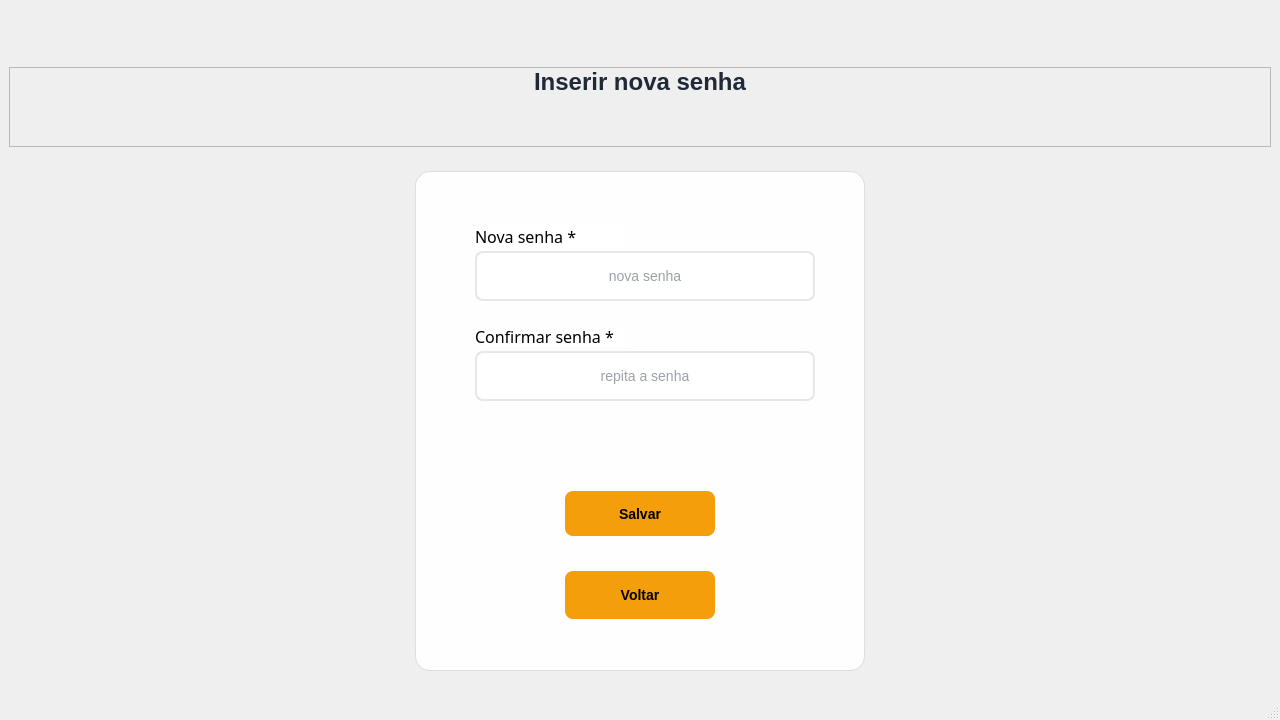
<?xml version="1.0" encoding="UTF-8"?>
<ui version="4.0">
 <class>MainWindow</class>
 <widget class="QMainWindow" name="MainWindow">
  <property name="geometry">
   <rect>
    <x>0</x>
    <y>0</y>
    <width>1280</width>
    <height>720</height>
   </rect>
  </property>
  <property name="windowTitle">
   <string>MainWindow</string>
  </property>
  <widget class="QWidget" name="centralwidget">
   <layout class="QVBoxLayout" name="verticalLayout">
    <item>
     <widget class="QFrame" name="frame">
      <property name="maximumSize">
       <size>
        <width>16777215</width>
        <height>120</height>
       </size>
      </property>
      <property name="styleSheet">
       <string notr="true">QFrame{
margin-top:40px;
}</string>
      </property>
      <property name="frameShape">
       <enum>QFrame::StyledPanel</enum>
      </property>
      <property name="frameShadow">
       <enum>QFrame::Raised</enum>
      </property>
      <widget class="QLabel" name="label_5">
       <property name="geometry">
        <rect>
         <x>0</x>
         <y>0</y>
         <width>1262</width>
         <height>70</height>
        </rect>
       </property>
       <property name="minimumSize">
        <size>
         <width>0</width>
         <height>70</height>
        </size>
       </property>
       <property name="maximumSize">
        <size>
         <width>16777215</width>
         <height>70</height>
        </size>
       </property>
       <property name="font">
        <font>
         <pointsize>-1</pointsize>
         <weight>75</weight>
         <bold>true</bold>
        </font>
       </property>
       <property name="styleSheet">
        <string notr="true">QLabel {
font-size: 24px;
font-weight: bold;
color: #1f2937;
}</string>
       </property>
       <property name="text">
        <string>Inserir nova senha</string>
       </property>
       <property name="alignment">
        <set>Qt::AlignCenter</set>
       </property>
      </widget>
     </widget>
    </item>
    <item alignment="Qt::AlignHCenter">
     <widget class="QFrame" name="card">
      <property name="minimumSize">
       <size>
        <width>450</width>
        <height>500</height>
       </size>
      </property>
      <property name="maximumSize">
       <size>
        <width>500</width>
        <height>500</height>
       </size>
      </property>
      <property name="font">
       <font>
        <family>Rockwell</family>
        <pointsize>12</pointsize>
       </font>
      </property>
      <property name="layoutDirection">
       <enum>Qt::LeftToRight</enum>
      </property>
      <property name="styleSheet">
       <string notr="true">background-color: rgba(255, 255, 255, 240);
border-radius: 15px;
border: 1px solid rgba(0, 0, 0,0.1); </string>
      </property>
      <property name="frameShape">
       <enum>QFrame::Box</enum>
      </property>
      <property name="frameShadow">
       <enum>QFrame::Raised</enum>
      </property>
      <widget class="QPushButton" name="pushButton">
       <property name="geometry">
        <rect>
         <x>150</x>
         <y>320</y>
         <width>150</width>
         <height>45</height>
        </rect>
       </property>
       <property name="font">
        <font>
         <pointsize>-1</pointsize>
         <weight>75</weight>
         <bold>true</bold>
        </font>
       </property>
       <property name="cursor">
        <cursorShape>PointingHandCursor</cursorShape>
       </property>
       <property name="styleSheet">
        <string notr="true">QPushButton{
background-color: #f59e0b;
color: black;
border: none;
border-radius: 8px;
padding: 12px;
font-size: 14px;
font-weight: bold;
min-height: 20px;
}

QPushButton:hover{
background-color: #d97706;
}

QPushButton:pressed{
background-color: #b45309;
}

QPushButton:disable{
background-color: #582503;
}</string>
       </property>
       <property name="text">
        <string>Salvar</string>
       </property>
      </widget>
      <widget class="QLineEdit" name="lineEdit">
       <property name="geometry">
        <rect>
         <x>60</x>
         <y>80</y>
         <width>340</width>
         <height>50</height>
        </rect>
       </property>
       <property name="font">
        <font>
         <pointsize>-1</pointsize>
        </font>
       </property>
       <property name="styleSheet">
        <string notr="true">QLineEdit {
border: 2px solid #e5e7eb;
border-radius: 8px;
padding: 12px;
font-size: 14px;
color: #374151;
}

QLineEdit:hover{
background-color: rgb(234, 236, 240);
}

QLineEdit:focus{
border: 2px solid #7f8082;
}</string>
       </property>
       <property name="echoMode">
        <enum>QLineEdit::Password</enum>
       </property>
       <property name="alignment">
        <set>Qt::AlignCenter</set>
       </property>
       <property name="placeholderText">
        <string>nova senha</string>
       </property>
      </widget>
      <widget class="QLabel" name="label">
       <property name="geometry">
        <rect>
         <x>60</x>
         <y>55</y>
         <width>151</width>
         <height>21</height>
        </rect>
       </property>
       <property name="font">
        <font>
         <family>Rockwell</family>
         <pointsize>12</pointsize>
         <kerning>true</kerning>
        </font>
       </property>
       <property name="styleSheet">
        <string notr="true">border: none;</string>
       </property>
       <property name="text">
        <string>Nova senha *</string>
       </property>
      </widget>
      <widget class="QPushButton" name="pushButton_2">
       <property name="geometry">
        <rect>
         <x>150</x>
         <y>400</y>
         <width>150</width>
         <height>48</height>
        </rect>
       </property>
       <property name="font">
        <font>
         <pointsize>-1</pointsize>
         <weight>75</weight>
         <bold>true</bold>
        </font>
       </property>
       <property name="cursor">
        <cursorShape>PointingHandCursor</cursorShape>
       </property>
       <property name="styleSheet">
        <string notr="true">QPushButton{
background-color: #f59e0b;
color: black;
border: none;
border-radius: 8px;
padding: 12px;
font-size: 14px;
font-weight: bold;
min-height: 20px;
}

QPushButton:hover{
background-color: #d97706;
}

QPushButton:pressed{
background-color: #b45309;
}

QPushButton:disable{
background-color: #582503;
}</string>
       </property>
       <property name="text">
        <string>Voltar</string>
       </property>
      </widget>
      <widget class="QLineEdit" name="lineEdit_2">
       <property name="geometry">
        <rect>
         <x>60</x>
         <y>180</y>
         <width>340</width>
         <height>50</height>
        </rect>
       </property>
       <property name="font">
        <font>
         <pointsize>-1</pointsize>
        </font>
       </property>
       <property name="styleSheet">
        <string notr="true">QLineEdit {
border: 2px solid #e5e7eb;
border-radius: 8px;
padding: 12px;
font-size: 14px;
color: #374151;
}

QLineEdit:hover{
background-color: rgb(234, 236, 240);
}

QLineEdit:focus{
border: 2px solid #7f8082;
}</string>
       </property>
       <property name="echoMode">
        <enum>QLineEdit::Password</enum>
       </property>
       <property name="alignment">
        <set>Qt::AlignCenter</set>
       </property>
       <property name="placeholderText">
        <string>repita a senha</string>
       </property>
      </widget>
      <widget class="QLabel" name="label_2">
       <property name="geometry">
        <rect>
         <x>60</x>
         <y>155</y>
         <width>151</width>
         <height>21</height>
        </rect>
       </property>
       <property name="font">
        <font>
         <family>Rockwell</family>
         <pointsize>12</pointsize>
         <kerning>true</kerning>
        </font>
       </property>
       <property name="styleSheet">
        <string notr="true">border: none;</string>
       </property>
       <property name="text">
        <string>Confirmar senha *</string>
       </property>
      </widget>
     </widget>
    </item>
   </layout>
  </widget>
  <widget class="QMenuBar" name="menubar">
   <property name="geometry">
    <rect>
     <x>0</x>
     <y>0</y>
     <width>1280</width>
     <height>21</height>
    </rect>
   </property>
  </widget>
  <widget class="QStatusBar" name="statusbar"/>
 </widget>
 <resources/>
 <connections/>
</ui>
